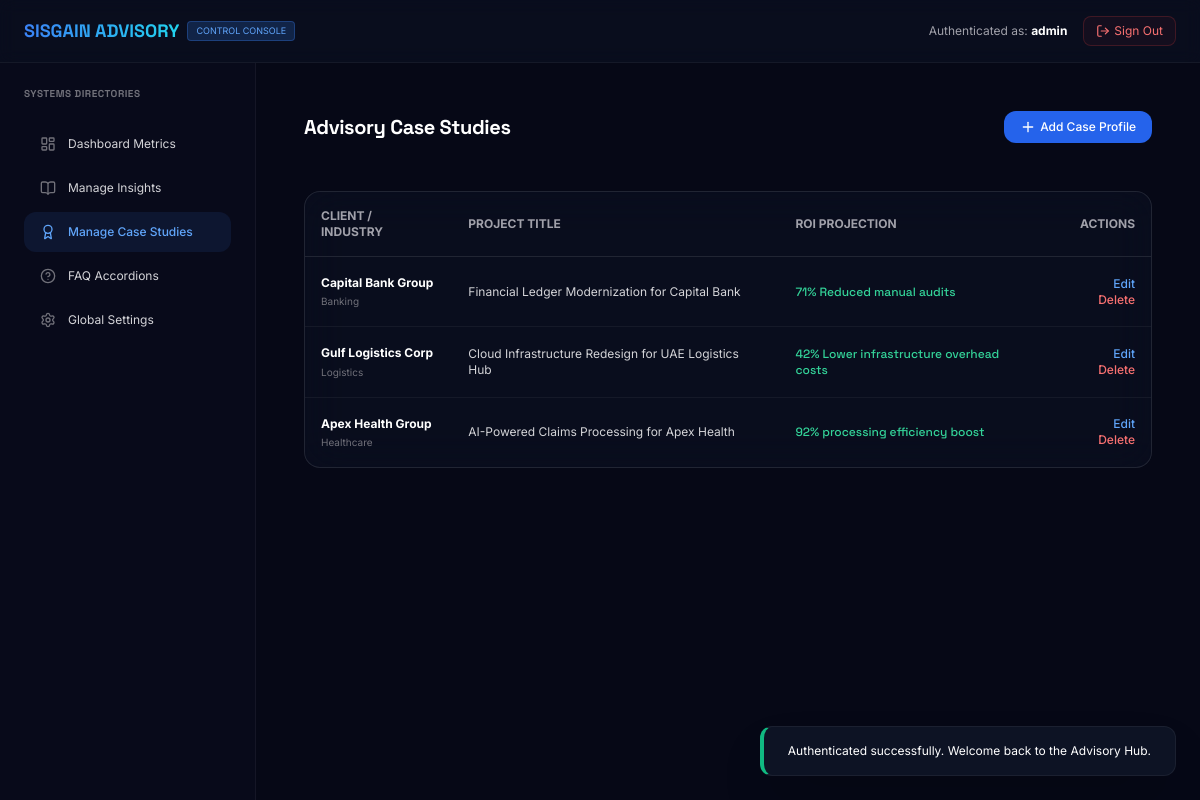
/admin/case-studies.php (signed in), run on the app's committed database.
### tables this page shows
CREATE TABLE `case_studies` (
  `id` INT AUTO_INCREMENT PRIMARY KEY,
  `title` VARCHAR(150) NOT NULL,
  `slug` VARCHAR(150) NOT NULL UNIQUE,
  `client_name` VARCHAR(100) NOT NULL,
  `industry` VARCHAR(100) NOT NULL,
  `challenge` TEXT NOT NULL,
  `strategy` TEXT NOT NULL,
  `technologies` VARCHAR(255) NOT NULL,  
  `before_stats` VARCHAR(100) DEFAULT NULL,
  `after_stats` VARCHAR(100) DEFAULT NULL,
  `roi_metric` VARCHAR(100) DEFAULT NULL,
  `timeline` VARCHAR(50) DEFAULT NULL,
  `image_url` VARCHAR(255) DEFAULT NULL,
  `is_featured` TINYINT(1) DEFAULT 0,
  `created_at` TIMESTAMP DEFAULT CURRENT_TIMESTAMP
);

### config/db.php (called while the page is built, shortened)
<?php
function get_flash_message() {
    if (isset($_SESSION['flash_message'])) {
        $msg = $_SESSION['flash_message'];
        return $msg;
    }
    return null;
}

### admin/case-studies.php (the view, shortened to what this page needs)
<?php
require_once __DIR__ . '/../config/db.php';
$action = isset($_GET['action']) ? sanitize($_GET['action']) : 'list';
try {
    $stmt = $pdo->query("SELECT * FROM case_studies ORDER BY id DESC");
    $all_cases = $stmt->fetchAll();
} catch (Exception $e) {
    $all_cases = [];
}
?>
<!DOCTYPE html>
<html lang="en">
<head>
    <script src="https://cdn.tailwindcss.com"></script>
    <link rel="stylesheet" href="/assets/css/style.css">
</head>
<body class="bg-darkBg text-white min-h-screen flex flex-col">
    <header class="border-b border-white/5 bg-darkCard/50 backdrop-blur px-6 py-4 flex items-center justify-between">
        <a href="/admin/index.php" class="flex items-center space-x-2">
            <span class="text-lg font-bold font-space bg-gradient-to-r from-blue-500 to-cyan-400 bg-clip-text text-transparent">SISGAIN ADVISORY</span>
            <span class="text-[9px] uppercase bg-blue-500/20 text-blue-400 px-2 py-0.5 rounded border border-blue-500/30">Control Console</span>
        </a>
        <div class="flex items-center space-x-4">
            <span class="text-xs text-zinc-400">Authenticated as: <strong class="text-white"><?= htmlspecialchars($_SESSION['admin_username']) ?></strong></span>
            <a href="/admin/logout.php" class="text-xs text-red-400 hover:text-red-300 transition-colors flex items-center border border-red-500/20 bg-red-500/5 px-3 py-1.5 rounded-lg">
                <i data-lucide="log-out" class="w-3.5 h-3.5 mr-1"></i> Sign Out
            </a>
        </div>
    </header>
    <div class="flex-1 flex flex-col lg:flex-row">
        <aside class="w-full lg:w-64 border-r border-white/5 bg-darkCard/25 p-6 space-y-6">
            <h3 class="text-zinc-500 text-[10px] uppercase font-bold tracking-wider">Systems Directories</h3>
            <nav class="flex flex-col space-y-1 text-xs">
                <a href="/admin/index.php" class="flex items-center space-x-3 text-zinc-300 hover:text-white px-4 py-3 rounded-xl transition-colors">
                    <i data-lucide="layout-dashboard" class="w-4 h-4 text-zinc-500"></i>
                    <span>Dashboard Metrics</span>
                </a>
                <a href="/admin/blogs.php" class="flex items-center space-x-3 text-zinc-300 hover:text-white px-4 py-3 rounded-xl transition-colors">
                    <i data-lucide="book-open" class="w-4 h-4 text-zinc-500"></i>
                    <span>Manage Insights</span>
                </a>
                <a href="/admin/case-studies.php" class="flex items-center space-x-3 text-blue-400 bg-blue-500/10 px-4 py-3 rounded-xl font-medium">
                    <i data-lucide="award" class="w-4 h-4"></i>
                    <span>Manage Case Studies</span>
                </a>
                <a href="/admin/faqs.php" class="flex items-center space-x-3 text-zinc-300 hover:text-white px-4 py-3 rounded-xl transition-colors">
                    <i data-lucide="help-circle" class="w-4 h-4 text-zinc-500"></i>
                    <span>FAQ Accordions</span>
                </a>
                <a href="/admin/settings.php" class="flex items-center space-x-3 text-zinc-300 hover:text-white px-4 py-3 rounded-xl transition-colors">
                    <i data-lucide="settings" class="w-4 h-4 text-zinc-500"></i>
                    <span>Global Settings</span>
                </a>
            </nav>
        </aside>
        <main class="flex-1 p-6 md:p-12 space-y-12">
            <?php if ($action === 'list'): ?>
                <div class="flex items-center justify-between">
                    <h2 class="text-xl font-bold font-space text-white">Advisory Case Studies</h2>
                    <a href="/admin/case-studies.php?action=add" class="bg-blue-600 hover:bg-blue-500 text-white font-medium px-4 py-2 rounded-xl text-xs flex items-center transition-colors">
                        <i data-lucide="plus" class="w-4 h-4 mr-1"></i> Add Case Profile
                    </a>
                </div>
                <div class="glass-card rounded-2xl overflow-hidden border border-white/10">
                    <table class="w-full text-left border-collapse text-xs">
                        <thead>
                            <tr class="border-b border-white/10 bg-white/2">
                                <th class="p-4 text-zinc-400 font-bold uppercase">Client / Industry</th>
                                <th class="p-4 text-zinc-400 font-bold uppercase">Project Title</th>
                                <th class="p-4 text-zinc-400 font-bold uppercase">ROI Projection</th>
                                <th class="p-4 text-zinc-400 font-bold uppercase text-right">Actions</th>
                            </tr>
                        </thead>
                        <tbody class="divide-y divide-white/5">
                            <?php if (!empty($all_cases)): ?>
                                <?php foreach ($all_cases as $case): ?>
                                    <tr>
                                        <td class="p-4">
                                            <p class="font-bold text-white"><?= htmlspecialchars($case['client_name']) ?></p>
                                            <p class="text-[10px] text-zinc-500"><?= htmlspecialchars($case['industry']) ?></p>
                                        </td>
                                        <td class="p-4 text-zinc-300">
                                            <?= htmlspecialchars($case['title']) ?>
                                        </td>
                                        <td class="p-4 text-emerald-400 font-medium font-space">
                                            <?= htmlspecialchars($case['roi_metric']) ?>
                                        </td>
                                        <td class="p-4 text-right space-x-2">
                                            <a href="/admin/case-studies.php?action=edit&id=<?= $case['id'] ?>" class="text-blue-400 hover:text-blue-300 font-medium">Edit</a>
                                            <a href="/admin/case-studies.php?action=delete&id=<?= $case['id'] ?>" onclick="return confirm('Confirm deleting this profile?')" class="text-red-400 hover:text-red-300 font-medium">Delete</a>
                                        </td>
                                    </tr>
                                <?php endforeach; ?>
                            <?php else: ?>
                                <tr>
                                    <td colspan="4" class="p-8 text-center text-zinc-500">No case profiles configured yet. Click 'Add Case Profile' to initialize.</td>
                                </tr>
                            <?php endif; ?>
                        </tbody>
                    </table>
                </div>
            <?php endif; ?>
        </main>
    </div>
    <?php $flash = get_flash_message(); if ($flash): ?>
        <div id="admin-toast" class="fixed bottom-6 right-6 z-50 glass-card bg-darkCard border-l-4 <?= $flash['type'] === 'success' ? 'border-l-emerald-500' : 'border-l-rose-500' ?> px-6 py-4 rounded-xl shadow-2xl">
            <div class="text-xs text-white"><?= htmlspecialchars($flash['text']) ?></div>
        </div>
    <?php endif; ?>
</body>
</html>

### assets/css/style.css (style rules this page uses)
:root { --color-bg-dark: #060816; --color-bg-darker: #0a0d1a; --color-bg-card: #0D1324; --color-bg-light: #ffffff; --color-bg-light-alt: #f8f9fc; --color-text-primary: #ffffff; --color-text-secondary: #94a3b8; --color-text-muted: #64748b; --color-text-dark: #0f0f0f; --color-accent-blue: #3b82f6; --color-accent-cyan: #06b6d4; --color-accent-purple: #8b5cf6; --color-accent-emerald: #10b981; --color-border-light: rgba(255, 255, 255, 0.06); --color-border-dark: rgba(255, 255, 255, 0.12); --spacing-section: clamp(80px, 10vw, 160px); --spacing-section-sm: clamp(48px, 6vw, 96px); --radius-sm: 8px; --radius-md: 12px; --radius-lg: 16px; --radius-xl: 24px; --radius-2xl: 32px; --shadow-card: 0 4px 24px rgba(0, 0, 0, 0.12); --shadow-card-hover: 0 12px 48px rgba(0, 0, 0, 0.2); --shadow-glow-blue: 0 0 60px rgba(59, 130, 246, 0.15); --transition-base: all 0.4s cubic-bezier(0.16, 1, 0.3, 1); --transition-fast: all 0.2s ease; }
*, *::before, *::after { margin: 0; padding: 0; box-sizing: border-box; }
html { scroll-behavior: smooth; -webkit-text-size-adjust: 100%; }
body { font-family: 'Inter', system-ui, -apple-system, sans-serif; font-size: 16px; line-height: 1.4; color: var(--color-text-primary); background-color: var(--color-bg-dark); overflow-x: hidden; -webkit-font-smoothing: antialiased; -moz-osx-font-smoothing: grayscale; text-rendering: optimizeLegibility; }
h1, h2, h3, h4, h5, h6 { font-family: 'Space Grotesk', sans-serif; letter-spacing: -0.02em; font-weight: 700; }
h2 { font-size: clamp(1.75rem, 3.5vw, 3rem); line-height: 1.2; }
h3 { font-size: clamp(1.25rem, 2vw, 2rem); line-height: 1.3; }
p { line-height: 1.7; color: var(--color-text-secondary); }
* { scrollbar-width: thin; scrollbar-color: #1e293b var(--color-bg-dark); }
.glass-card { background: rgba(13, 19, 36, 0.5); backdrop-filter: blur(20px); -webkit-backdrop-filter: blur(20px); border: 1px solid var(--color-border-light); border-radius: var(--radius-xl); transition: var(--transition-base); }

### data on the page
case_studies: client_name "Capital Bank Group", industry "Banking", title "Financial Ledger Modernization for Capital Bank", roi_metric "71% Reduced manual audits"
case_studies: client_name "Gulf Logistics Corp", industry "Logistics", title "Cloud Infrastructure Redesign for UAE Logistics Hub", roi_metric "42% Lower infrastructure overhead costs"
case_studies: client_name "Apex Health Group", industry "Healthcare", title "AI-Powered Claims Processing for Apex Health", roi_metric "92% processing efficiency boost"

### other printed values
$_SESSION['admin_username'] "admin"
$flash['text'] "Authenticated successfully. Welcome back to the Advisory Hub."
